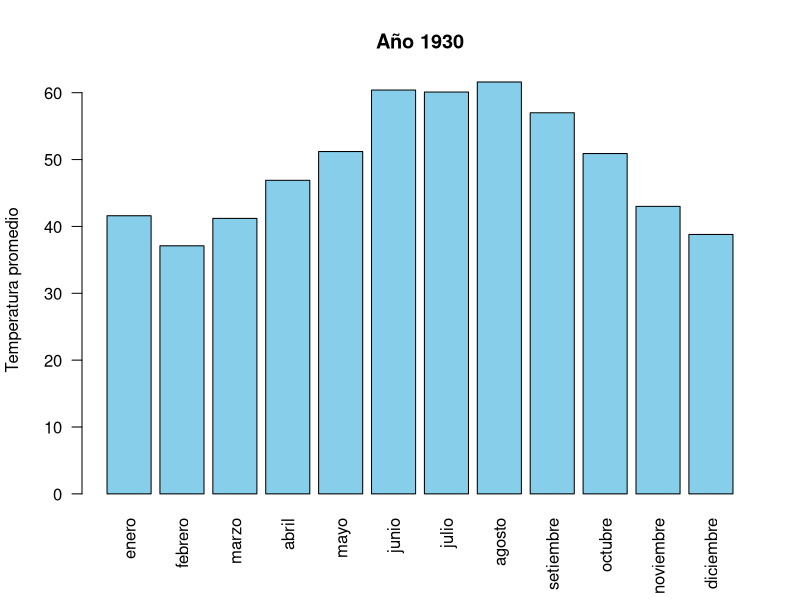

R code for this plot:
# Fijar ruta
setwd(r"(D:\Mastering-Shiny_Book-Club\flujo_de_trabajo\paso-3_reporte_parametrizado)")

# Base de datos usada para crear el data frame "temperaturas":
# nottem (Average Monthly Temperatures at Nottingham, 1920-1939)
temperaturas <- read.csv("temperaturas.csv")

# Fijar un año
# Años posibles: 1920 a 1939
anio <- 1930

# Diagrama de barras
temperatura_anual <- temperaturas[temperaturas$anio == anio,]
temperatura_anual <- unlist(temperatura_anual)[-1]

barplot(
  height = temperatura_anual, col ="skyblue",
  xlab = "", ylab = "Temperatura promedio",
  main = paste0("Año ", anio),
  names = colnames(temperatura_anual)[-1], las = 2
)

# Meses de mínima y máxima temperatura
mes_max_temperatura <- colnames(temperaturas)[1+which.max(temperatura_anual)]
mes_min_temperatura <- colnames(temperaturas)[1+which.min(temperatura_anual)]

mes_max_temperatura
mes_min_temperatura
